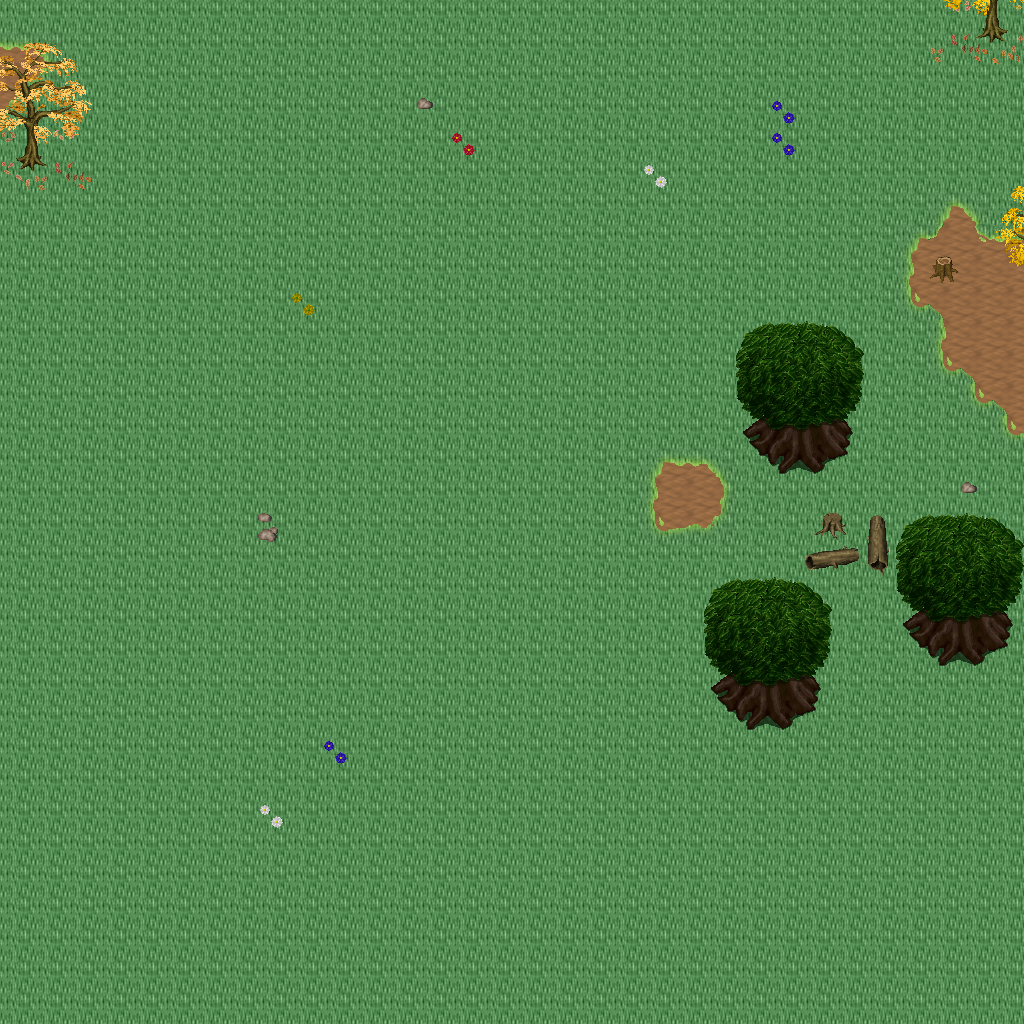

This is a level from a 2D game, rendered from its Tiled map with the project's own tilesets. A one-line summary and the map file follow, with tile-layer data summarised:
An orthogonal 32x32 tile map with 32x32 px tiles, 5 tile layers (Ground, Objects, Objects2, Above, ...), 1 hidden layer not drawn, 20 tilesets.

<map version="1.10" tiledversion="1.11.0" orientation="orthogonal" renderorder="right-down" width="32" height="32" tilewidth="32" tileheight="32" infinite="0" nextlayerid="11" nextobjectid="1">
 <tileset firstgid="1" name="logic_collision" tilewidth="32" tileheight="32" tilecount="1" columns="1">
  <image source="../drawable/logic_collision.png" width="32" height="32" />
 </tileset>
 <tileset firstgid="2" name="ground_ground" tilewidth="32" tileheight="32" tilecount="33" columns="3">
  <image source="../drawable/ground_ground.png" width="96" height="352" />
 </tileset>
 <tileset firstgid="35" name="ground_rock_pebbles" tilewidth="32" tileheight="32" tilecount="3" columns="1">
  <image source="../drawable/ground_rock_pebbles.png" width="32" height="96" />
 </tileset>
 <tileset firstgid="38" name="ground_grass_corners" tilewidth="32" tileheight="32" tilecount="24" columns="6">
  <image source="../drawable/ground_grass_corners.png" width="192" height="128" />
 </tileset>
 <tileset firstgid="62" name="ground_grass_edges" tilewidth="32" tileheight="32" tilecount="36" columns="12">
  <image source="../drawable/ground_grass_edges.png" width="384" height="96" />
 </tileset>
 <tileset firstgid="98" name="ground_grass_2" tilewidth="32" tileheight="32" tilecount="21" columns="3">
  <image source="../drawable/ground_grass_2.png" width="96" height="224" />
 </tileset>
 <tileset firstgid="119" name="plant_leaves" tilewidth="32" tileheight="32" tilecount="8" columns="4">
  <image source="../drawable/plant_leaves.png" width="128" height="64" />
 </tileset>
 <tileset firstgid="127" name="plant_tree_tree_darkgreen" tilewidth="32" tileheight="32" tilecount="88" columns="8">
  <image source="../drawable/plant_tree_tree_darkgreen.png" width="256" height="352" />
 </tileset>
 <tileset firstgid="215" name="plant_tree_fall_trees" tilewidth="32" tileheight="32" tilecount="40" columns="8">
  <image source="../drawable/plant_tree_fall_trees.png" width="256" height="160" />
 </tileset>
 <tileset firstgid="255" name="plant_tree_pine_tree" tilewidth="32" tileheight="32" tilecount="20" columns="4">
  <image source="../drawable/plant_tree_pine_tree.png" width="128" height="160" />
 </tileset>
 <tileset firstgid="275" name="plant_stump_hollow_logs" tilewidth="32" tileheight="32" tilecount="6" columns="3">
  <image source="../drawable/plant_stump_hollow_logs.png" width="96" height="64" />
 </tileset>
 <tileset firstgid="281" name="plant_stump_small_stump" tilewidth="32" tileheight="32" tilecount="4" columns="2">
  <image source="../drawable/plant_stump_small_stump.png" width="64" height="64" />
 </tileset>
 <tileset firstgid="285" name="plant_stump_stump_purple" tilewidth="32" tileheight="32" tilecount="4" columns="2">
  <image source="../drawable/plant_stump_stump_purple.png" width="64" height="64" />
 </tileset>
 <tileset firstgid="289" name="plant_flower_daisy_blue" tilewidth="32" tileheight="32" tilecount="8" columns="2">
  <image source="../drawable/plant_flower_daisy_blue.png" width="64" height="128" />
 </tileset>
 <tileset firstgid="297" name="plant_flower_daisy_red" tilewidth="32" tileheight="32" tilecount="8" columns="2">
  <image source="../drawable/plant_flower_daisy_red.png" width="64" height="128" />
 </tileset>
 <tileset firstgid="305" name="plant_flower_daisy_white" tilewidth="32" tileheight="32" tilecount="8" columns="2">
  <image source="../drawable/plant_flower_daisy_white.png" width="64" height="128" />
 </tileset>
 <tileset firstgid="313" name="plant_flower_daisy_yellow" tilewidth="32" tileheight="32" tilecount="8" columns="2">
  <image source="../drawable/plant_flower_daisy_yellow.png" width="64" height="128" />
 </tileset>
 <tileset firstgid="321" name="logic_creature_animal" tilewidth="32" tileheight="32" tilecount="32" columns="8">
  <image source="../drawable/logic_creature_animal.png" width="256" height="128" />
 </tileset>
 <tileset firstgid="353" name="logic_creature_reptile" tilewidth="32" tileheight="32" tilecount="7" columns="7">
  <image source="../drawable/logic_creature_reptile.png" width="224" height="32" />
 </tileset>
 <tileset firstgid="360" name="logic_creature_fowl" tilewidth="32" tileheight="32" tilecount="6" columns="6">
  <image source="../drawable/logic_creature_fowl.png" width="192" height="32" />
 </tileset>
 <layer id="1" name="Ground" width="32" height="32">
  <data>[1024 cells, 1024 non-empty, 2 distinct tile ids]</data>
 </layer>
 <layer id="2" name="Objects" width="32" height="32">
  <data>[1024 cells, 73 non-empty, 38 distinct tile ids]</data>
 </layer>
 <layer id="3" name="Objects2" width="32" height="32">
  <data>[1024 cells, 13 non-empty, 9 distinct tile ids]</data>
 </layer>
 <layer id="4" name="Above" width="32" height="32">
  <data>[1024 cells, 55 non-empty, 30 distinct tile ids]</data>
 </layer>
 <layer id="5" name="Above2" width="32" height="32">
  <data>[1024 cells, 0 non-empty, 0 distinct tile ids]</data>
 </layer>
 <layer id="6" name="Walkable" width="32" height="32" visible="0">
  <data>[1024 cells, 29 non-empty, 1 distinct tile ids]</data>
 </layer>
 <objectgroup id="7" name="Mapevents" />
 <objectgroup id="8" name="Spawn" />
 <objectgroup id="9" name="Keys" />
 <objectgroup id="10" name="Replace" />
</map>
